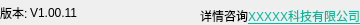
<?xml version="1.0" encoding="UTF-8"?>
<ui version="4.0">
 <class>CanStatusBar</class>
 <widget class="QWidget" name="CanStatusBar">
  <property name="windowModality">
   <enum>Qt::NonModal</enum>
  </property>
  <property name="geometry">
   <rect>
    <x>0</x>
    <y>0</y>
    <width>360</width>
    <height>25</height>
   </rect>
  </property>
  <property name="windowTitle">
   <string>Form</string>
  </property>
  <layout class="QGridLayout" name="gridLayout">
   <property name="leftMargin">
    <number>0</number>
   </property>
   <property name="topMargin">
    <number>0</number>
   </property>
   <property name="rightMargin">
    <number>0</number>
   </property>
   <property name="bottomMargin">
    <number>0</number>
   </property>
   <property name="spacing">
    <number>0</number>
   </property>
   <item row="0" column="0">
    <layout class="QHBoxLayout" name="horizontalLayout">
     <property name="spacing">
      <number>0</number>
     </property>
     <item>
      <widget class="QLabel" name="label_3">
       <property name="sizePolicy">
        <sizepolicy hsizetype="Fixed" vsizetype="Preferred">
         <horstretch>0</horstretch>
         <verstretch>0</verstretch>
        </sizepolicy>
       </property>
       <property name="maximumSize">
        <size>
         <width>30</width>
         <height>16777215</height>
        </size>
       </property>
       <property name="text">
        <string>版本:</string>
       </property>
      </widget>
     </item>
     <item>
      <widget class="QLabel" name="label_4">
       <property name="maximumSize">
        <size>
         <width>1000</width>
         <height>16777215</height>
        </size>
       </property>
       <property name="text">
        <string>V1.00.11</string>
       </property>
      </widget>
     </item>
     <item>
      <widget class="QLabel" name="label">
       <property name="sizePolicy">
        <sizepolicy hsizetype="Fixed" vsizetype="Preferred">
         <horstretch>0</horstretch>
         <verstretch>0</verstretch>
        </sizepolicy>
       </property>
       <property name="minimumSize">
        <size>
         <width>25</width>
         <height>0</height>
        </size>
       </property>
       <property name="text">
        <string/>
       </property>
      </widget>
     </item>
     <item>
      <widget class="QLabel" name="label_5">
       <property name="text">
        <string>&lt;html&gt;&lt;head/&gt;&lt;body&gt;&lt;p&gt;详情咨询&lt;a href=&quot;http://www.szutek.com/&quot;&gt;&lt;span style=&quot; text-decoration: underline; color:#00bb9e;&quot;&gt;XXXXX科技有限公司&lt;/span&gt;&lt;/a&gt;&lt;/p&gt;&lt;/body&gt;&lt;/html&gt;</string>
       </property>
       <property name="alignment">
        <set>Qt::AlignBottom|Qt::AlignLeading|Qt::AlignLeft</set>
       </property>
       <property name="openExternalLinks">
        <bool>true</bool>
       </property>
      </widget>
     </item>
    </layout>
   </item>
  </layout>
 </widget>
 <resources/>
 <connections/>
</ui>
